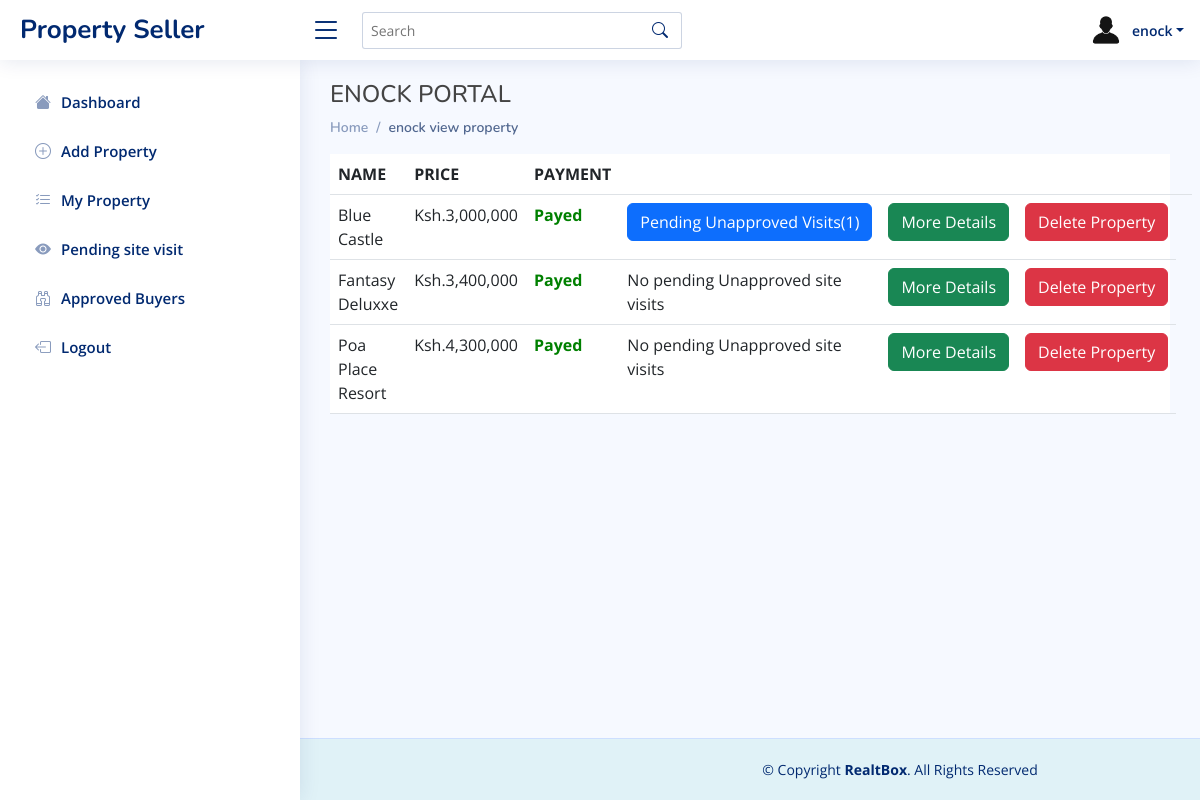
The app's page /siteversion/propertysellerview.php (signed in) with its own data.
### tables this page shows
CREATE TABLE `system_users` (
  `incre` int(11) NOT NULL,
  `first_name` varchar(100) NOT NULL,
  `last_name` varchar(100) NOT NULL,
  `email` varchar(100) NOT NULL,
  `phonenumber` varchar(50) NOT NULL,
  `password` varchar(150) NOT NULL,
  `user_type` varchar(200) NOT NULL,
  `new_user` tinyint(1) NOT NULL,
  `approved` tinyint(1) NOT NULL
);

CREATE TABLE `property` (
  `incre` int(11) NOT NULL,
  `system_users_incre` int(11) NOT NULL,
  `name` varchar(300) NOT NULL,
  `landsize` varchar(100) NOT NULL,
  `constructionyear` varchar(5) NOT NULL,
  `numberofrooms` varchar(10) NOT NULL,
  `parkingspace` varchar(10) NOT NULL,
  `description` text NOT NULL,
  `subcountyid` int(11) NOT NULL,
  `estate` varchar(200) NOT NULL,
  `price` double NOT NULL,
  `sitevisit` varchar(25) NOT NULL,
  `servicefee` int(11) NOT NULL,
  `need_tips` tinyint(1) NOT NULL,
  `approved` tinyint(1) NOT NULL,
  `sponsored` tinyint(1) NOT NULL,
  `image` varchar(200) NOT NULL,
  `map_link` text NOT NULL
);

CREATE TABLE `site_details` (
  `incre` int(11) NOT NULL,
  `name` varchar(200) NOT NULL,
  `vision` varchar(200) NOT NULL
);

### siteversion/propertysellerview.php (the view, shortened to what this page needs)
<?php
	include("../connection.php");
    $queryd=mysqli_query($con,"SELECT * FROM site_details");
    $dataq=mysqli_fetch_array($queryd);
    $sitename=$dataq['name'];
	if(isset($_SESSION['property_seller_session']))
	{
		$emailphone=$_SESSION['property_seller_session'];
		include("../connection.php");
		$query=mysqli_query($con,"select * from system_users where ((phonenumber='$emailphone' || email='$emailphone') && user_type='propertyseller')");
		$numm=mysqli_num_rows($query);
		if($numm==1)
		{
			$datafields=mysqli_fetch_array($query);
			$firstname=$datafields['first_name'];
			$usersincre=$datafields['incre'];
			$title="Property Seller";
		}
		else
		{
			unset($_SESSION['property_seller_session']);
			header("location:index.php");
			echo "<script>location='index.php'</script>";
		}
	}
	else
	{
		header("location:login.php");
		echo "<script>location='login.php'</script>";
	}
?>
<!DOCTYPE html>
<html lang="en">
<head>
  <link href="assets/vendor/bootstrap/css/bootstrap.min.css" rel="stylesheet">
  <link href="assets/vendor/bootstrap-icons/bootstrap-icons.css" rel="stylesheet">
  <link href="assets/vendor/boxicons/css/boxicons.min.css" rel="stylesheet">
  <link href="assets/vendor/quill/quill.snow.css" rel="stylesheet">
  <link href="assets/vendor/quill/quill.bubble.css" rel="stylesheet">
  <link href="assets/vendor/remixicon/remixicon.css" rel="stylesheet">
  <link href="assets/vendor/simple-datatables/style.css" rel="stylesheet">
  <link href="assets/css/style.css" rel="stylesheet">
</head>
<body>
  <header id="header" class="header fixed-top d-flex align-items-center">
    <div class="d-flex align-items-center justify-content-between">
      <a href="../index.php" class="logo d-flex align-items-center">
        <span class="d-none d-lg-block"><?php echo $title; ?></span>
      </a>
      <i class="bi bi-list toggle-sidebar-btn"></i>
    </div>
    <div class="search-bar">
      <form class="search-form d-flex align-items-center" method="POST" action="#">
        <input type="text" name="query" placeholder="Search" title="Enter search keyword">
        <button type="submit" title="Search"><i class="bi bi-search"></i></button>
      </form>
    </div>
	<nav class="header-nav ms-auto">
      <ul class="d-flex align-items-center">
	  <li class="nav-item dropdown pe-3">
          <a class="nav-link nav-profile d-flex align-items-center pe-0" href="#" data-bs-toggle="dropdown">
            <img src="assets/img/profile-img.jpg" alt="Profile" class="rounded-circle">
            <span class="d-none d-md-block dropdown-toggle ps-2"><?php echo $datafields['first_name'];?></span>
          </a>
        </li>
	  </ul>
    </nav>
  </header>
  <aside id="sidebar" class="sidebar">
    <ul class="sidebar-nav" id="sidebar-nav">
      <li class="nav-item">
        <a class="nav-link collapsed" href="propertysellerhome.php">
          <i class="bi-house-fill"></i>
          <span>Dashboard</span>
        </a>
      </li>
      <li class="nav-item active">
        <a class="nav-link collapsed" href="selleraddproperty.php">
          <i class="bi-plus-circle"></i>
          <span>Add Property</span>
        </a>
      </li>
	  <li class="nav-item">
        <a class="nav-link collapsed" href="propertysellerview.php">
          <i class="bi bi-list-check"></i>
          <span>My Property</span>
        </a>
      </li>
	  <li class="nav-item">
        <a class="nav-link collapsed" href="propertysellerunapprovedvisits.php">
          <i class="bi bi-eye-fill"></i>
          <span>Pending site visit</span>
        </a>
      </li>
	  <li class="nav-item">
        <a class="nav-link collapsed" href="propertysellerapprovedbuyers.php">
          <i class="bi bi-binoculars"></i>
          <span>Approved Buyers</span>
        </a>
      </li>
      <li class="nav-item">
        <a class="nav-link collapsed" href="propertysellerlogout.php">
          <i class="bi-box-arrow-left"></i>
          <span>Logout</span>
        </a>
      </li>
    </ul>
  </aside>
  <main id="main" class="main">
    <div class="pagetitle">
      <h4 style="text-transform:uppercase;"><?php echo $firstname." portal"; ?></h4>
      <nav>
        <ol class="breadcrumb">
          <li class="breadcrumb-item"><a href="propertysellerhome.php">Home</a></li>
          <li class="breadcrumb-item active" style="text-transform:lowercase;"><?php echo $firstname." View Property"; ?></li>
        </ol>
      </nav>
    </div>
	<section class="section">
		<div class="content" style="background-color:white;width:100%;">
		<?php
		$propertyquery=mysqli_query($con,"select * from property where system_users_incre='$usersincre'");
		$noproperty=mysqli_num_rows($propertyquery);
		if($noproperty>0)
		{
			echo'<table class="table table-hover table-responsive">
			<thead>
				<th>NAME</th>
				<th>PRICE</th>
        <th>PAYMENT<th>
				<th></th>
        <th></th>
				<th></th>
			</thead>
			';
			while($propertydata=mysqli_fetch_array($propertyquery))
			{
				$approval=$propertydata['approved'];
				if($approval==0)
				{
					$approvalstatus="<Strong style='color:red'>Pending</strong>";
				}
				else if($approval==1)
				{
					$approvalstatus="<strong style='color:green;'>Payed</strong>";
				}
				echo"
				<tr>
					<td>".$propertydata['name']."</td>
					<td>Ksh.".number_format($propertydata['price'])."</td>
					<td>".$approvalstatus."</td>";
        $propertyincre=$propertydata['incre'];
        $propertybuyerquery=mysqli_query($con,"select * from buyerbids where propertyincre='$propertyincre' && status='0'");
        $numberofproperty=mysqli_num_rows($propertybuyerquery);
        if($numberofproperty>0)
        {
          echo"
					<td>
						<form action='viewunapprovedpropertyvisit.php' method='post'>
							<input type='hidden' name='propertyid' value='".$propertydata['incre']."'/>
							<input type='submit' class='btn btn-primary' value='Pending Unapproved Visits($numberofproperty)'/>
						</form>
					</td>";
        }
        else
        {
          echo"<td>No pending Unapproved site visits</td>";
        }
          echo"
					<td>
						<form action='propertymoredetails.php' method='post'>
							<input type='hidden' name='propertyid' value='".$propertydata['incre']."'/>
							<input type='submit' class='btn btn-success' value='More Details'/>
						</form>
					</td>
					<td>
						<form action='propertysellerdelete.php' method='post'>
							<input type='hidden' name='propertyid' value='".$propertydata['incre']."'/>
							<input type='submit' class='btn btn-danger' value='Delete Property'/>
						</form>
					</td>
				</tr>
				";
			}
			echo'</table>';
		}
		else
		{
			echo'
			<img class="img-responsive" src="assets/img/noresults.jpg" alt="There are no results" width="300px;"height="100px;">
			Please add property <a href="selleraddproperty.php">HERE</a> first.
			';
		}
		?>
		</div>
	</section>
  </main>
  <footer id="footer" class="footer" style="background: #e0f2f7;position: fixed;left:0;bottom:0;width: 100%;">
    <div class="copyright">
      &copy; Copyright <strong><span><?php echo $sitename; ?></span></strong>. All Rights Reserved
    </div>
  </footer>
</body>

### siteversion/assets/css/style.css (style rules this page uses)
:root { scroll-behavior: smooth; }
body { font-family: "Open Sans", sans-serif; background: #f6f9ff; color: #444444; }
a { color: #4154f1; text-decoration: none; }
h1, h2, h3, h4, h5, h6 { font-family: "Nunito", sans-serif; }
#main { margin-top: 60px; padding: 20px 30px; transition: all 0.3s; }
.pagetitle { margin-bottom: 10px; }
.breadcrumb { font-size: 14px; font-family: "Nunito", sans-serif; color: #899bbd; font-weight: 600; }
.breadcrumb a { color: #899bbd; transition: 0.3s; }
.breadcrumb .breadcrumb-item::before { color: #899bbd; }
.breadcrumb .active { color: #51678f; font-weight: 600; }
.logo { line-height: 1; }
@media (min-width: 1200px) { .logo { width: 280px; } }
.logo span { font-size: 26px; font-weight: 700; color: #012970; font-family: "Nunito", sans-serif; }
.header { transition: all 0.5s; z-index: 997; height: 60px; box-shadow: 0px 2px 20px rgba(1, 41, 112, 0.1); background-color: #fff; padding-left: 20px; }
.header .toggle-sidebar-btn { font-size: 32px; padding-left: 10px; cursor: pointer; color: #012970; }
.header .search-bar { min-width: 360px; padding: 0 20px; }
.header .search-form { width: 100%; }
.header .search-form input { border: 0; font-size: 14px; color: #012970; border: 1px solid rgba(1, 41, 112, 0.2); padding: 7px 38px 7px 8px; border-radius: 3px; transition: 0.3s; width: 100%; }
.header .search-form button { border: 0; padding: 0; margin-left: -30px; background: none; }
.header .search-form button i { color: #012970; }
.header-nav ul { list-style: none; }
.header-nav>ul { margin: 0; padding: 0; }
.header-nav .nav-profile { color: #012970; }
.header-nav .nav-profile img { max-height: 36px; }
.header-nav .nav-profile span { font-size: 14px; font-weight: 600; }
.sidebar { position: fixed; top: 60px; left: 0; bottom: 0; width: 300px; z-index: 996; transition: all 0.3s; padding: 20px; overflow-y: auto; scrollbar-width: thin; scrollbar-color: #aab7cf transparent; box-shadow: 0px 0px 20px rgba(1, 41, 112, 0.1); background-color: #fff; }
@media (min-width: 1200px) { #main, #footer { margin-left: 300px; } }
.sidebar-nav { padding: 0; margin: 0; list-style: none; }
.sidebar-nav li { padding: 0; margin: 0; list-style: none; }
.sidebar-nav .nav-item { margin-bottom: 5px; }
.sidebar-nav .nav-link { display: flex; align-items: center; font-size: 15px; font-weight: 600; color: #4154f1; transition: 0.3; background: #f6f9ff; padding: 10px 15px; border-radius: 4px; }
.sidebar-nav .nav-link i { font-size: 16px; margin-right: 10px; color: #4154f1; }
.sidebar-nav .nav-link.collapsed { color: #012970; background: #fff; }
.sidebar-nav .nav-link.collapsed i { color: #899bbd; }
.footer { padding: 20px 0; font-size: 14px; transition: all 0.3s; border-top: 1px solid #cddfff; }
.footer .copyright { text-align: center; color: #012970; }

### records on screen
system_users: first_name "enock", first_name "ENOCK"
property: name "Blue Castle", price "3,000,000", approved "Payed"
property: name "Fantasy Deluxxe", price "3,400,000", approved "Payed", shows "No pending Unapproved site visits"
property: name "Poa Place Resort", price "4,300,000", approved "Payed", shows "No pending Unapproved site visits"
site_details: name "RealtBox"

### other values on screen
$title "Property Seller"
